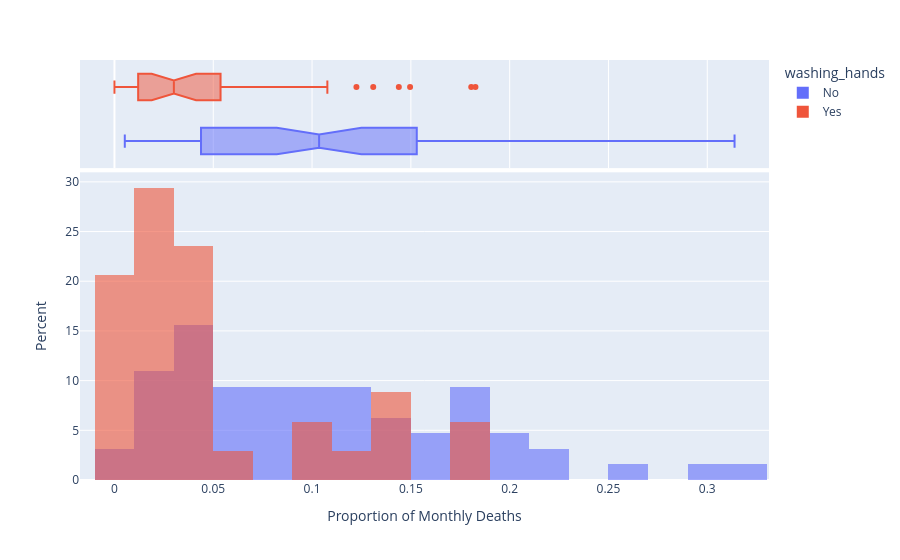

The cell this chart's notebook holds for it:
### Markdown cell above
### Use Histograms to Visualise the Monthly Distribution of Outcomes

**Challenge**: Create a [plotly histogram](https://plotly.com/python/histograms/) to show the monthly percentage of deaths. 

* Use docs to check out the available parameters. Use the [`color` parameter](https://plotly.github.io/plotly.py-docs/generated/plotly.express.histogram.html) to display two overlapping histograms.
* The time period of handwashing is shorter than not handwashing. Change `histnorm` to `percent` to make the time periods comparable. 
* Make the histograms slighlty transparent
* Experiment with the number of bins on the histogram. Which number work well in communicating the range of outcomes?
* Just for fun, display your box plot on the top of the histogram using the `marginal` parameter.

### Code cell
hist = px.histogram(
    df_monthly,
    x='pct_deaths',
    color='washing_hands',
    nbins=30,
    opacity=0.6,
    barmode='overlay',
    histnorm='percent',
    marginal='box'
)

hist.update_layout(
    xaxis_title='Proportion of Monthly Deaths',
    yaxis_title='Percent'
)

hist.show()

### Figure 1 — Plotly figure (JSON) as saved in the notebook; plotly's stock layout.template omitted (floating-point values rounded to 4 significant figures)
{"data": [{"bingroup": "x", "histnorm": "percent", "hovertemplate": "washing_hands=No<br>pct_deaths=%{x}<br>percent=%{y}<extra></extra>", "legendgroup": "No", "marker": {"color": "#636efa", "opacity": 0.6, "pattern": {"shape": ""}}, "name": "No", "nbinsx": 30, "orientation": "v", "showlegend": true, "type": "histogram", "x": [0.1457, 0.07531, 0.04332, 0.01569, 0.007843, 0.05, 0.08421, 0.01351, 0.01878, 0.1102, 0.2255, 0.2085, 0.1222, 0.1023, 0.1074, 0.03226, 0.06593, 0.2078, 0.2546, 0.1839, 0.2934, 0.2297, 0.3138, 0.1912, 0.1597, 0.1241, 0.1193, 0.06098, 0.04082, 0.005236, 0.01554, 0.02262, 0.176, 0.07143, 0.08051, 0.1516, 0.1128, 0.1703, 0.1731, 0.05833, 0.02679, 0.04369, 0.0632, 0.01224, 0.03226, 0.1102, 0.1055, 0.07591, 0.04745, 0.04452, 0.04231, 0.04392, 0.07143, 0.06122, 0.03586, 0.1055, 0.1484, 0.1094, 0.1049, 0.1339, 0.1809, 0.1543, 0.1897, 0.1344], "xaxis": "x", "yaxis": "y"}, {"hovertemplate": "washing_hands=No<br>pct_deaths=%{x}<extra></extra>", "legendgroup": "No", "marker": {"color": "#636efa"}, "name": "No", "notched": true, "showlegend": false, "type": "box", "x": [0.1457, 0.07531, 0.04332, 0.01569, 0.007843, 0.05, 0.08421, 0.01351, 0.01878, 0.1102, 0.2255, 0.2085, 0.1222, 0.1023, 0.1074, 0.03226, 0.06593, 0.2078, 0.2546, 0.1839, 0.2934, 0.2297, 0.3138, 0.1912, 0.1597, 0.1241, 0.1193, 0.06098, 0.04082, 0.005236, 0.01554, 0.02262, 0.176, 0.07143, 0.08051, 0.1516, 0.1128, 0.1703, 0.1731, 0.05833, 0.02679, 0.04369, 0.0632, 0.01224, 0.03226, 0.1102, 0.1055, 0.07591, 0.04745, 0.04452, 0.04231, 0.04392, 0.07143, 0.06122, 0.03586, 0.1055, 0.1484, 0.1094, 0.1049, 0.1339, 0.1809, 0.1543, 0.1897, 0.1344], "xaxis": "x2", "yaxis": "y2"}, {"bingroup": "x", "histnorm": "percent", "hovertemplate": "washing_hands=Yes<br>pct_deaths=%{x}<br>percent=%{y}<extra></extra>", "legendgroup": "Yes", "marker": {"color": "#EF553B", "opacity": 0.6, "pattern": {"shape": ""}}, "name": "Yes", "nbinsx": 30, "orientation": "v", "showlegend": true, "type": "histogram", "x": [0.1015, 0.131, 0.1806, 0.1439, 0.1496, 0.1077, 0.05369, 0.03215, 0.01923, 0.03607, 0.1827, 0.1224, 0.02239, 0.012, 0.01894, 0.0458, 0.03957, 0.04472, 0.0293, 0.03534, 0.006873, 0.0, 0.006557, 0.009585, 0.01136, 0.003717, 0.0, 0.009615, 0.02341, 0.02903, 0.0134, 0.02233, 0.03085, 0.04926], "xaxis": "x", "yaxis": "y"}, {"hovertemplate": "washing_hands=Yes<br>pct_deaths=%{x}<extra></extra>", "legendgroup": "Yes", "marker": {"color": "#EF553B"}, "name": "Yes", "notched": true, "showlegend": false, "type": "box", "x": [0.1015, 0.131, 0.1806, 0.1439, 0.1496, 0.1077, 0.05369, 0.03215, 0.01923, 0.03607, 0.1827, 0.1224, 0.02239, 0.012, 0.01894, 0.0458, 0.03957, 0.04472, 0.0293, 0.03534, 0.006873, 0.0, 0.006557, 0.009585, 0.01136, 0.003717, 0.0, 0.009615, 0.02341, 0.02903, 0.0134, 0.02233, 0.03085, 0.04926], "xaxis": "x2", "yaxis": "y2"}], "layout": {"barmode": "overlay", "legend": {"title": {"text": "washing_hands"}, "tracegroupgap": 0}, "margin": {"t": 60}, "xaxis": {"anchor": "y", "domain": [0, 1], "title": {"text": "Proportion of Monthly Deaths"}}, "xaxis2": {"anchor": "y2", "domain": [0, 1], "matches": "x", "showgrid": true, "showticklabels": false}, "yaxis": {"anchor": "x", "domain": [0, 0.7326], "title": {"text": "Percent"}}, "yaxis2": {"anchor": "x2", "domain": [0.7426, 1], "matches": "y2", "showgrid": false, "showline": false, "showticklabels": false, "ticks": ""}}}
